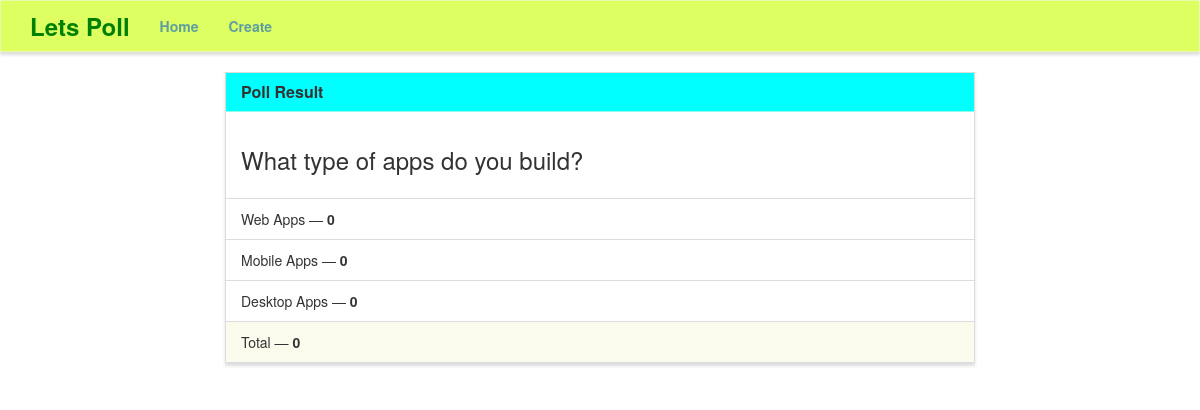
/results/4/, run on the app's committed database.
### poll/models.py (models this page shows)
class Poll(models.Model):
    question = models.TextField()
    option_one = models.CharField(max_length=30)
    option_two = models.CharField(max_length=30)
    option_three = models.CharField(max_length=30)
    option_one_count = models.IntegerField(default=0)
    option_two_count = models.IntegerField(default=0)
    option_three_count = models.IntegerField(default=0)
    totaloptions = ('option_one' + 'option_two' + 'option_three')
    totaloptioncount = ('option_one_count' + 'option_two_count' + 'option_three_count')
    def total(self):
        return self.option_one_count + self.option_two_count + self.option_three_count

### poll/views.py (the view)
# urls.py: path('results/<poll_id>/', poll_views.results, name='results'),
def results(request, poll_id):
    poll = Poll.objects.get(pk=poll_id)
    context = {
        'poll' : poll
    }
    return render(request, 'poll/results.html', context)

### poll/templates/poll/results.html (shortened to what this page needs)
{% extends "poll/base.html" %}
{% block main %}
<div class="row">
    <div class="col-lg-8 col-lg-offset-2">
        <div class="panel panel-default">
            <div class="panel-heading" style="background-color: cyan;">
                <h3 class="panel-title">Poll Result</h3>
            </div>
            <div class="panel-body">
                <h3>{{ poll.question }}</h3>
            </div>
            <ul class="list-group">
                <li class="list-group-item">{{ poll.option_one }} &mdash; <strong>{{ poll.option_one_count }}</strong></li>
                <li class="list-group-item">{{ poll.option_two }} &mdash; <strong>{{ poll.option_two_count }}</strong></li>
                <li class="list-group-item">{{ poll.option_three }} &mdash; <strong>{{ poll.option_three_count }}</strong></li>
            </ul>
            <div class="panel-footer">
                Total &mdash; <strong>{{ poll.total }}</strong>
            </div>
        </div>
    </div>
</div>
{% endblock %}

### poll/static/style.css (style rules this page uses)
.navbar-default, .btn, .form-control, .panel { border-radius: 0; }
.panel-default > .panel-heading { color: #333; background-color: rgba(245, 245, 220, .7); border-color: rgba(245, 245, 220, .6); border-top-left-radius: 0; border-top-right-radius: 0; }
.panel-footer { background-color: rgba(245, 245, 220, .5); border-color: rgba(245, 245, 220, .4); }
.panel { box-shadow: 0px 3px 3px 0px #ddd; }
a.navbar-brand, .panel-title { font-weight: bolder; }

### data on the page
Poll: question "What type of apps do you build?", option_one "Web Apps", option_one_count "0", option_two "Mobile Apps", option_two_count "0", option_three "Desktop Apps", option_three_count "0", total "0"
